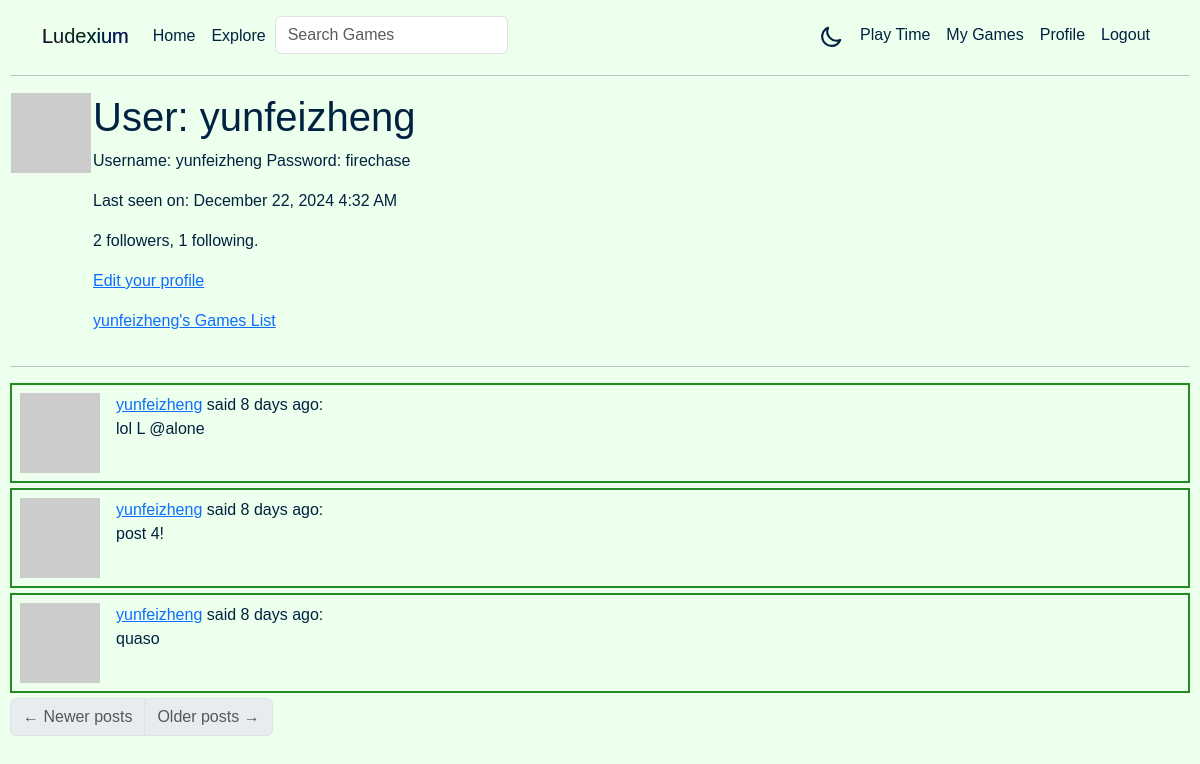
/user/yunfeizheng (signed in), run on an earlier commit of the app's database.
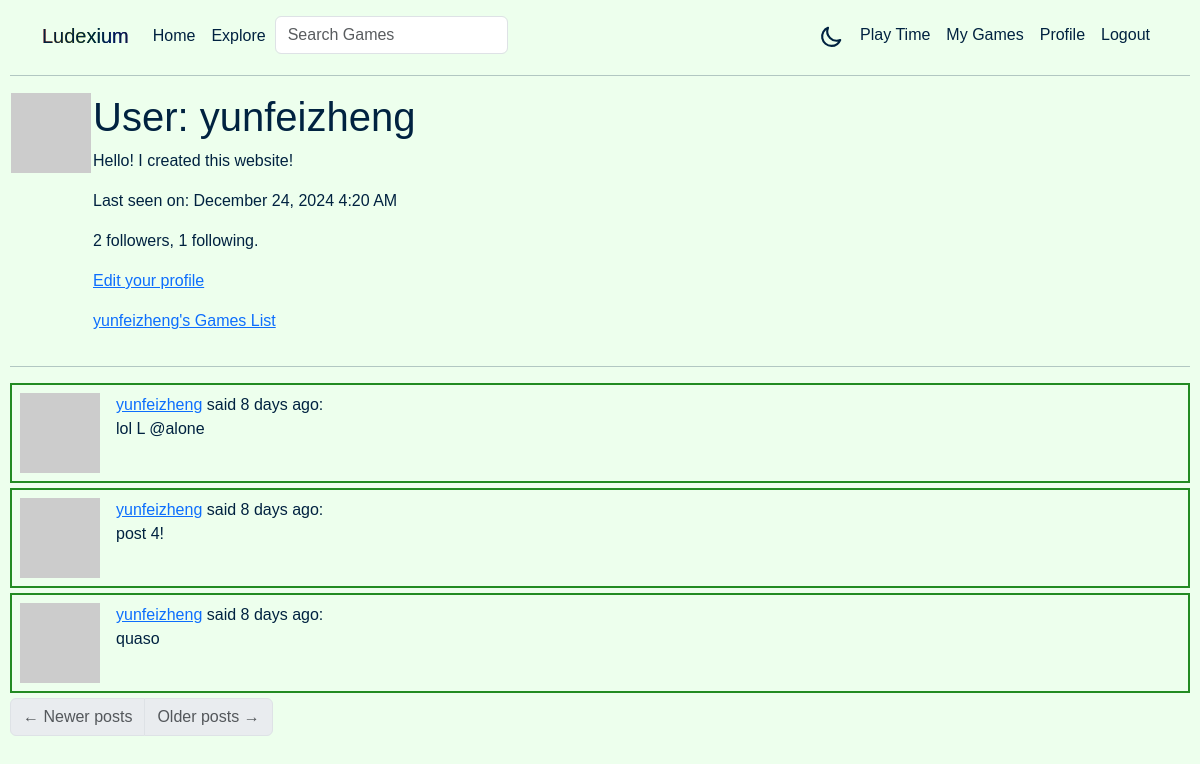
And on a later commit of the database.
### app/models.py (models this page shows, shortened)
class User(UserMixin, db.Model):
    id: so.Mapped[int] = so.mapped_column(primary_key=True)
    username: so.Mapped[str] = so.mapped_column(sa.String(64), index=True, unique=True)
    email: so.Mapped[str] = so.mapped_column(sa.String(120), index=True, unique=True)
    password_hash: so.Mapped[Optional[str]] = so.mapped_column(sa.String(256))
    about_me: so.Mapped[Optional[str]] = so.mapped_column(sa.String(140))
    last_seen: so.Mapped[Optional[datetime]] = so.mapped_column(default=lambda: datetime.now(timezone.utc))
    played_games: so.WriteOnlyMapped[Play] = so.relationship('Play', back_populates='user', lazy='dynamic')
    posts: so.WriteOnlyMapped['Post'] = so.relationship(back_populates='author')
    following: so.WriteOnlyMapped['User'] = so.relationship(
        secondary=followers, primaryjoin=(followers.c.follower_id == id),
        secondaryjoin=(followers.c.followed_id == id),
        back_populates='followers')
    followers: so.WriteOnlyMapped['User'] = so.relationship(
        secondary=followers, primaryjoin=(followers.c.followed_id == id),
        secondaryjoin=(followers.c.follower_id == id),
        back_populates='following')
    def avatar(self, size):
        digest = md5(self.email.lower().encode('utf-8')).hexdigest()
        return f'https://www.gravatar.com/avatar/{digest}?d=identicon&s={size}'
    def followers_count(self):
        query = sa.select(sa.func.count()).select_from(
            self.followers.select().subquery())
        return db.session.scalar(query)
    def following_count(self):
        query = sa.select(sa.func.count()).select_from(
            self.following.select().subquery())
        return db.session.scalar(query)

class Post(db.Model):
    id: so.Mapped[int] = so.mapped_column(primary_key=True)
    body: so.Mapped[str] = so.mapped_column(sa.String(140))
    timestamp: so.Mapped[datetime] = so.mapped_column(index=True, default=lambda: datetime.now(timezone.utc))
    user_id: so.Mapped[int] = so.mapped_column(sa.ForeignKey(User.id), index=True)
    author: so.Mapped[User] = so.relationship(back_populates='posts')

### app/routes.py (the view)
@app.route('/user/<username>')
@login_required
def user(username):
    user = db.first_or_404(sa.select(User).where(User.username == username))
    page = request.args.get('page', 1, type=int)
    query = user.posts.select().order_by(Post.timestamp.desc())
    posts = db.paginate(query, page=page,
                        per_page=app.config['POSTS_PER_PAGE'],
                        error_out=False)
    next_url = url_for('user', username=user.username, page=posts.next_num) if posts.has_next else None
    prev_url = url_for('user', username=user.username, page=posts.prev_num) if posts.has_prev else None
    form = EmptyForm()
    return render_template('user.html', title=f'{user.username} on Ludexium', user=user, posts=posts.items,
                           next_url=next_url, prev_url=prev_url, form=form)

### app/forms.py
class SearchForm(FlaskForm):
    q = StringField('Search Games', validators=[DataRequired()])
    def __init__(self, *args, **kwargs):
        if 'formdata' not in kwargs:
            kwargs['formdata'] = request.args
        if 'meta' not in kwargs:
            kwargs['meta'] = {'csrf': False}
        super(SearchForm, self).__init__(*args, **kwargs)

class EmptyForm(FlaskForm):
    submit = SubmitField('Submit')

### app/models.py (called while the page is built)
@login.user_loader
def load_user(id):
    return db.session.get(User, int(id))

### app/routes.py (called while the page is built)
@app.before_request
def before_request():
    if current_user.is_authenticated:
        current_user.last_seen = datetime.now(timezone.utc)
        g.search_form = SearchForm()
        db.session.commit()

### app/templates/user.html (shortened to what this page needs)
{% extends "base.html" %}
{% block content %}
    <table>
        <tr valign="top">
            <td><img src="{{ user.avatar(128) }}"></td>
            <td>
                <h1>User: {{ user.username }}</h1>
                {% if user.about_me %}<p>{{ user.about_me }}</p>{% endif %}
                {% if user.last_seen %}
                <p>Last seen on: {{ moment(user.last_seen).format('LLL') }}</p>
                {% endif %}
                <p>{{ user.followers_count() }} followers, {{ user.following_count() }} following.</p>
                {% if user == current_user %}
                <p><a href="{{ url_for('edit_profile') }}">Edit your profile</a></p>
                {% endif %}
                <p>
                    <a href="{{ url_for('my_games', username=user.username) }}">
                        {{ user.username }}'s Games List</a>
                </p>
            </td>
        </tr>
    </table>
    <hr>
    {% for post in posts %}
        {% include '_post.html' %}
    {% endfor %}
    <nav aria-label="Post navigation">
        <ul class="pagination">
            <li class="page-item{% if not prev_url %} disabled{% endif %}">
                <a class="page-link" href="{{ prev_url }}">
                    <span aria-hidden="true">&larr;</span> Newer posts
                </a>
            </li>
            <li class="page-item{% if not next_url %} disabled{% endif %}">
                <a class="page-link" href="{{ next_url }}">
                    Older posts <span aria-hidden="true">&rarr;</span>
                </a>
            </li>
        </ul>
    </nav>
{% endblock %}

### app/templates/base.html (shortened to what this page needs)
<!doctype html>
<html lang="en" class="{{ 'dark-mode' if session.get('theme') == 'dark' }}">
    <head>
        <link
        href="https://cdn.jsdelivr.net/npm/bootstrap@5.3.2/dist/css/bootstrap.min.css"
        rel="stylesheet"
>
        <link rel="stylesheet" href="{{ url_for('static', filename='style.css') }}">
    </head>
    <body>
        <nav class="navbar navbar-expand-lg bg-body-tertiary navbar-custom">
            <div class="container">
              <a class="navbar-brand navbar-text" href="{{ url_for('index') }}">Ludexium</a>
              <div class="collapse navbar-collapse" id="navbarSupportedContent">
                <ul class="navbar-nav me-auto mb-2 mb-lg-0">
                  <li class="nav-item">
                    <a class="nav-link" aria-current="page" href="{{ url_for('index') }}">Home</a>
                  </li>
                  <li class="nav-item">
                    <a class="nav-link" aria-current="page" href="{{ url_for('explore') }}">Explore</a>
                  </li>
                  {% if g.search_form %}
                  <form class="navbar-form navbar-left" method="get" action="{{ url_for('search') }}">
                      <div class="form-group">
                          {{ g.search_form.q(size=20, class='form-control', placeholder=g.search_form.q.label.text) }}
                      </div>
                  </form>
                  {% endif %}
                </ul>
                <ul class="navbar-nav mb-2 mb-lg-0">
                  <li class="nav-item">
                    <a class="nav-link" aria-current="page" href="{{ url_for('toggle_theme', current_page=request.path) }}">
                      {% if session.get('theme') == 'dark' %}
                      <svg xmlns="http://www.w3.org/2000/svg" fill="none" viewBox="0 0 24 24">
                        <path stroke-linecap="round" stroke-linejoin="round" stroke-width="2" d="M12 3v1m0 16v1m9-9h-1M4 12H3m15.364 6.364l-.707-.707M6.343 6.343l-.707-.707m12.728 0l-.707.707M6.343 17.657l-.707.707M16 12a4 4 0 11-8 0 4 4 0 018 0z" />
                      </svg>
                      {% else %}
                      <svg xmlns="http://www.w3.org/2000/svg" fill="none" viewBox="0 0 24 24">
                        <path stroke-linecap="round" stroke-linejoin="round" stroke-width="2" d="M20.354 15.354A9 9 0 018.646 3.646 9.003 9.003 0 0012 21a9.003 9.003 0 008.354-5.646z" />
                      </svg>
                      {% endif %}
                    </a>
                  </li>
                  {% if current_user.is_anonymous %}
                  <li class="nav-item">
                    <a class="nav-link" aria-current="page" href="{{ url_for('login') }}">Login</a>
                  </li>
                  {% else %}
                  <li class="nav-item">
                    <a class="nav-link" aria-current="page" href="{{ url_for('playtime', username=current_user.username) }}">Play Time</a>
                  </li>
                  <li class="nav-item">
                    <a class="nav-link" aria-current="page" href="{{ url_for('my_games', username=current_user.username) }}">My Games</a>
                  </li>
                  <li class="nav-item">
                    <a class="nav-link" aria-current="page" href="{{ url_for('user', username=current_user.username) }}">Profile</a>
                  </li>
                  <li class="nav-item">
                    <a class="nav-link" aria-current="page" href="{{ url_for('logout') }}">Logout</a>
                  </li>
                  {% endif %}
                </ul>
              </div>
            </div>
          </nav>
        <hr>
        {% block content %}{% endblock %}
    </body>
</html>

### app/templates/_post.html
<div class="post-table">
<table class="table table-hover">
    <tr>
        <td width="70px">
            <a href="{{ url_for('user', username=post.author.username) }}">
                <img src="{{ post.author.avatar(70) }}" />
            </a>
        </td>
        <td>
            <a href="{{ url_for('user', username=post.author.username) }}">
                {{ post.author.username }}
            </a>
            said {{ moment(post.timestamp).fromNow() }}:
            <br>
            {{ post.body }}
        </td>
    </tr>
</table>
</div>

### app/static/style.css (style rules this page uses)
:root { --text-dark: #002240; --text-light: #ffffff; --background-color: #edffed; --hover-color: green; --border: 2px solid forestgreen; }
html { font-size: 10px; }
@media screen and (min-width: 60em) { html { font-size: 13px; } }
@media screen and (min-width: 75em) { html { font-size: 16px; } }
body { font-family: 'Lucida Sans', 'Lucida Sans Regular', 'Lucida Grande', 'Lucida Sans Unicode', Geneva, Verdana, sans-serif; color: var(--text-dark); background-color: var(--background-color); padding-left: 10px; padding-right: 10px; }
a { display: inline-block; }
.game-table table, .post-table table { border: var(--border); margin-top: 5px; margin-bottom: 5px; }
td { color: var(--text-dark) !important; background-color: var(--background-color) !important; }
svg { width: 25px; height: 25px; stroke: var(--text-dark); }
.navbar-custom { background-color: var(--background-color) !important; margin-top: 5px; padding-bottom: 0px; }
.navbar-custom form { margin-left: 1px; }
.navbar-custom a.navbar-brand { background: linear-gradient(90deg, red, orange, yellow, green, blue, purple); background-clip: text; -webkit-background-clip: text; }
.navbar-custom .navbar-text, .navbar-custom .nav-link { color: var(--text-dark); }

What changed in the data, as far as the page shows it:
changed User "yunfeizheng": about_me "Username: yunfeizheng Password: firechase" → "Hello! I created this website!"; last_seen "December 22, 2024 4:32 AM" → "December 24, 2024 4:20 AM"
